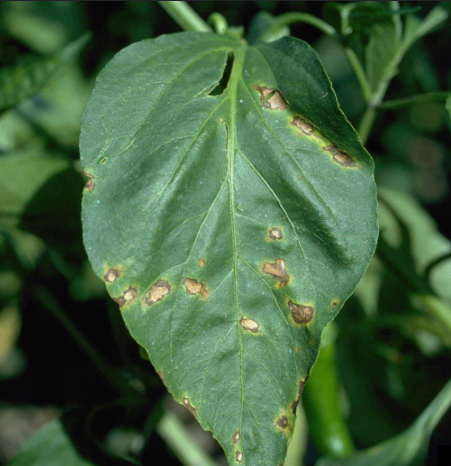
#> input picture data/sample_real_leaves/a-bellpepper-leaf.png, 451 x 466 px
$ python -i quality.py   (imports and definitions only)   (older library calls are emulated)
#> lines starting #> are read from the running program, lines starting #| are printed output that depends on the picture; after the words box and inside, x2 and y2 are one past the last pixel; in counts of white or black regions, pixels touching at a corner belong together
#> further down, picture is the input picture: shape (466, 451, 3); mean B, G, R 63.1, 98.1, 66.3
"""
Image Quality and Botanical Foliage Screening Utilities.
Performs Laplacian sharpness screening, illumination bounds checking,
and foliar chlorophyll ratio verification.
"""

from typing import Optional, Tuple
import cv2
import numpy as np


def assess_quality(
    image_cv: np.ndarray,
    min_bright: float = 40.0,
    max_bright: float = 220.0,
    blur_thresh: float = 80.0,
) -> Tuple[bool, float, float, Optional[str]]:
    """
    Evaluates image blur score (Laplacian variance on downscaled 512px representation)
    and mean grayscale illumination.
    """
    if len(image_cv.shape) != 3 or image_cv.size == 0:
        return False, 0.0, 0.0, "Corrupt or empty image buffer."

    h, w = image_cv.shape[:2]
    longer_side = max(h, w)
    if longer_side > 512:
        scale = 512.0 / float(longer_side)
        resized_w = round(w * scale)
        resized_h = round(h * scale)
        eval_img = cv2.resize(image_cv, (resized_w, resized_h), interpolation=cv2.INTER_AREA)
    else:
        eval_img = image_cv

    gray = cv2.cvtColor(eval_img, cv2.COLOR_BGR2GRAY) if len(eval_img.shape) == 3 else eval_img
    gray_arr = np.asarray(gray, dtype=np.float32)
    blur_score = float(cv2.Laplacian(gray, cv2.CV_64F).var())
    brightness = float(np.mean(gray_arr))

    if brightness < min_bright:
        return False, round(blur_score, 2), round(brightness, 2), f"CLEAR PHOTO NAHI HAI: Photo bahut andhere mein hai (brightness: {brightness:.1f} < {min_bright:.1f})."

    if brightness > max_bright:
        return False, round(blur_score, 2), round(brightness, 2), "CLEAR PHOTO NAHI HAI: Photo par dhoop/glare bahut zyada hai."

    if blur_score < blur_thresh:
        return False, round(blur_score, 2), round(brightness, 2), f"CLEAR PHOTO NAHI HAI: Photo bahut dhundhli (blurry) hai (sharpness: {blur_score:.1f} < {blur_thresh:.1f})."

    return True, round(blur_score, 2), round(brightness, 2), None


def verify_leaf_presence(
    image_cv: np.ndarray,
    min_foliage_ratio: float = 0.06,
    max_neutral_ratio: float = 0.70,
    min_contour_ratio: float = 0.03,
) -> Tuple[bool, float, Optional[str]]:
    """
    Verifies that the image contains valid plant foliage (chlorophyll base, rust, or necrotic foliar spots)
    and rejects document scans, paper receipts, screenshots, and non-plant objects.
    """
#> called with min_foliage_ratio = 0.06, max_neutral_ratio = 0.7, min_contour_ratio = 0.03
    if len(image_cv.shape) != 3:
        return False, 0.0, "Input image must be a 3-channel color photograph."

    h, w = image_cv.shape[:2]
#> h = 466; w = 451
    total_pixels = h * w
#> total_pixels = 210166
    b, g, r = [image_cv[:, :, i].astype(np.float32) for i in range(3)]
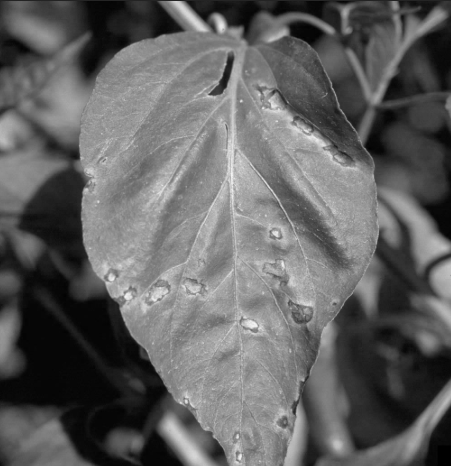
#> g: shape (466, 451) float32; min 0, max 244, mean 98.1
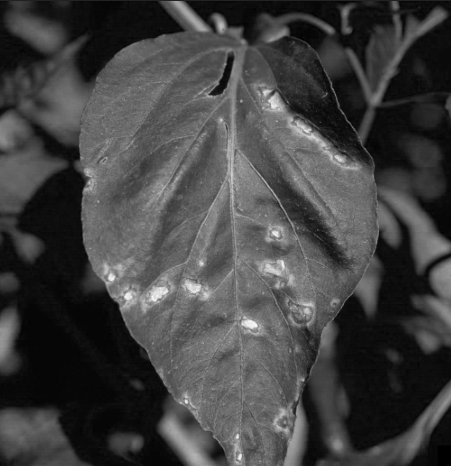
#> r: shape (466, 451) float32; min 0, max 249, mean 66.3
    hsv = cv2.cvtColor(image_cv, cv2.COLOR_BGR2HSV)
#> hsv: shape (466, 451, 3); mean H, S, V 56.9, 108.6, 98.3

    # 1. Excess Green index: ExG = 2G - R - B
    exg = 2 * g - r - b
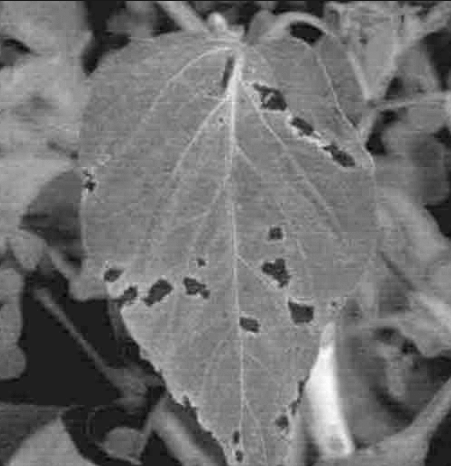
#> exg: shape (466, 451) float32; min -26, max 183, mean 66.8; drawn with min black and max white
    green_foliage = (exg > 5.0) & (g >= b - 10) & (g >= r - 10) & (hsv[:, :, 1] >= 35) & (hsv[:, :, 2] >= 35)
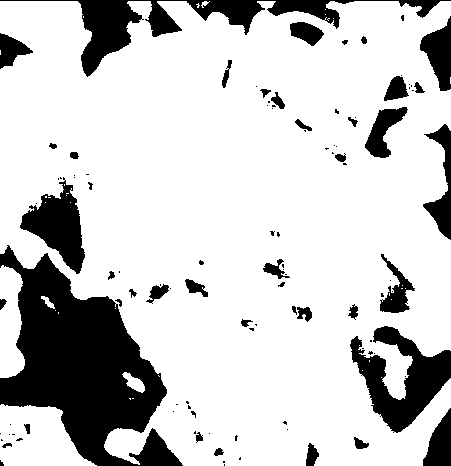
#> green_foliage: shape (466, 451) bool; 79.4% white; 106 black regions (64 under 20 px), largest, box (x1, y1, x2, y2) and area: (0, 245, 183, 466) 19646, (0, 0, 451, 77) 6258, (350, 326, 451, 433) 4861
    veg_foliage = (hsv[:, :, 0] >= 28) & (hsv[:, :, 0] <= 90) & (hsv[:, :, 1] >= 40) & (hsv[:, :, 2] >= 40)
#> veg_foliage: shape (466, 451) bool; 76.7% white; 93 black regions (46 under 20 px), largest, box (x1, y1, x2, y2) and area: (0, 243, 183, 466) 20330, (0, 0, 451, 77) 6809, (348, 325, 451, 436) 5781
    chlorophyll_base = green_foliage | veg_foliage

    # 2. Rust & necrotic diseased leaf tissue
    k_leaf = cv2.getStructuringElement(cv2.MORPH_ELLIPSE, (15, 15))
    dilated_leaf = cv2.dilate(chlorophyll_base.astype(np.uint8), k_leaf) > 0
#> dilated_leaf: shape (466, 451) bool; 90.8% white; 24 black regions (6 under 20 px), largest, box (x1, y1, x2, y2) and area: (0, 265, 160, 466) 12418, (370, 357, 451, 425) 1494, (87, 0, 126, 65) 1387
    rust_foliage = (hsv[:, :, 0] >= 10) & (hsv[:, :, 0] <= 26) & (hsv[:, :, 1] >= 80) & (hsv[:, :, 2] >= 70) & dilated_leaf
#> rust_foliage: shape (466, 451) bool; 0.59% white; 44 white regions (30 under 20 px), largest, box (x1, y1, x2, y2) and area: (291, 304, 313, 322) 245, (263, 263, 290, 287) 216, (187, 279, 208, 298) 176
    necrotic_spots = (hsv[:, :, 0] >= 10) & (hsv[:, :, 0] <= 35) & (hsv[:, :, 1] >= 30) & (hsv[:, :, 2] >= 30) & (hsv[:, :, 2] <= 160) & dilated_leaf
#> necrotic_spots: shape (466, 451) bool; 1.5% white; 80 white regions (55 under 20 px), largest, box (x1, y1, x2, y2) and area: (287, 300, 314, 326) 410, (0, 321, 16, 359) 378, (323, 144, 355, 167) 225

    foliage = chlorophyll_base | rust_foliage | necrotic_spots
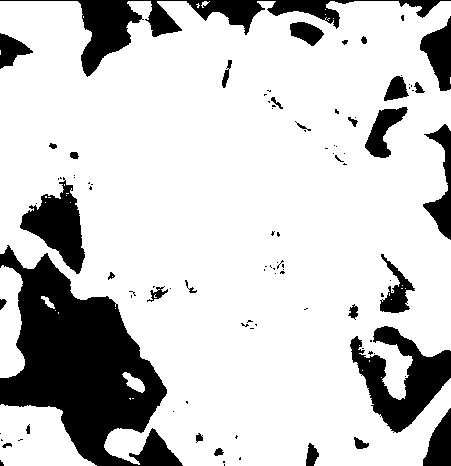
#> foliage: shape (466, 451) bool; 79.9% white; 100 black regions (67 under 20 px), largest, box (x1, y1, x2, y2) and area: (0, 245, 183, 466) 19635, (0, 0, 451, 77) 6258, (350, 326, 451, 433) 4861
    foliage_pixels = np.count_nonzero(foliage)
#> foliage_pixels = 167886
    foliage_ratio = float(foliage_pixels) / float(total_pixels)
#> foliage_ratio = 0.799

    # 3. Neutral gray/white pixel detector (documents, web pages, walls)
    neutral = (np.abs(r - g) < 14) & (np.abs(g - b) < 14) & (np.abs(r - b) < 14)
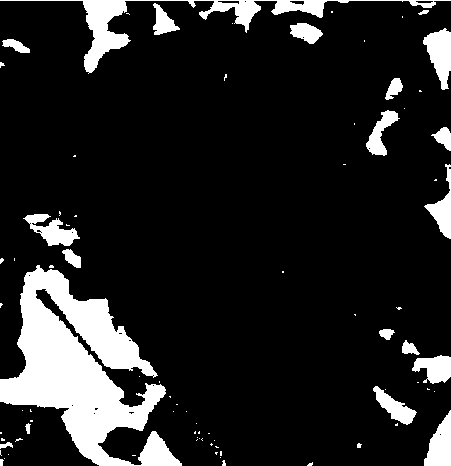
#> neutral: shape (466, 451) bool; 13.5% white; 82 white regions (61 under 20 px), largest, box (x1, y1, x2, y2) and area: (0, 265, 182, 466) 16423, (0, 0, 451, 74) 3760, (423, 28, 451, 90) 1043
    neutral_ratio = float(np.count_nonzero(neutral)) / float(total_pixels)
#> neutral_ratio = 0.135

    if foliage_ratio < min_foliage_ratio:
        return False, round(foliage_ratio, 4), "NOT A LEAF: The uploaded image does not contain a crop leaf. Please upload a clear photo of a plant or crop leaf. (Yeh kisi fasal ki patti nahi hai! Kripya kisi fasal ki patti ki saaf photo upload karein.)"

    if neutral_ratio > max_neutral_ratio and foliage_ratio < 0.15:
        return False, round(foliage_ratio, 4), "NOT A LEAF: This appears to be a document or screenshot. Please upload a clear photo of a crop leaf. (Yeh document ya screenshot lag raha hai. Kripya kisi fasal ki patti ki photo upload karein.)"

    # 4. Contour morphology clean-up
    foliage_mask = foliage.astype(np.uint8) * 255
    k = cv2.getStructuringElement(cv2.MORPH_ELLIPSE, (5, 5))
    foliage_clean = cv2.morphologyEx(foliage_mask, cv2.MORPH_OPEN, k)
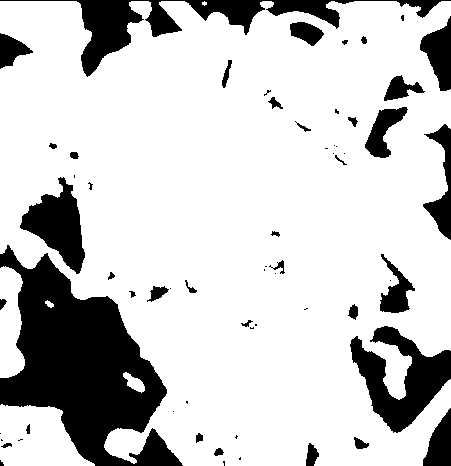
#> foliage_clean: shape (466, 451); 79.5% white; 63 black regions (27 under 20 px)
    contours, _ = cv2.findContours(foliage_clean, cv2.RETR_EXTERNAL, cv2.CHAIN_APPROX_SIMPLE)
#> contours = 6 contours, 1 with area under 20; largest, box (x1, y1, x2, y2) and area: (0, 1, 451, 466) 166412, (0, 404, 95, 466) 4110, (0, 266, 25, 378) 2033, (123, 372, 145, 393) 202, (45, 300, 54, 308) 30
    if not contours:
        return False, round(foliage_ratio, 4), "NOT A LEAF: Foliar structure not recognized. Please upload a clear photo of a crop leaf."

    largest_c = max(contours, key=cv2.contourArea)
#> largest_c = contour of 1174 points, box (x1, y1, x2, y2) (0, 1, 451, 466), area 166412
    largest_area_ratio = float(cv2.contourArea(largest_c)) / float(total_pixels)
#> largest_area_ratio = 0.792
    if largest_area_ratio < min_contour_ratio:
        return False, round(foliage_ratio, 4), "NOT A LEAF: No dominant leaf structure detected. Please upload a close-up photo of the leaf."

    return True, round(foliage_ratio, 4), None

>>> import cv2
>>> picture = cv2.imread('../../data/sample_real_leaves/a-bellpepper-leaf.png')
>>> result = verify_leaf_presence(picture)

$ run again, on data/sample_real_leaves/a-cotton-leaf.png
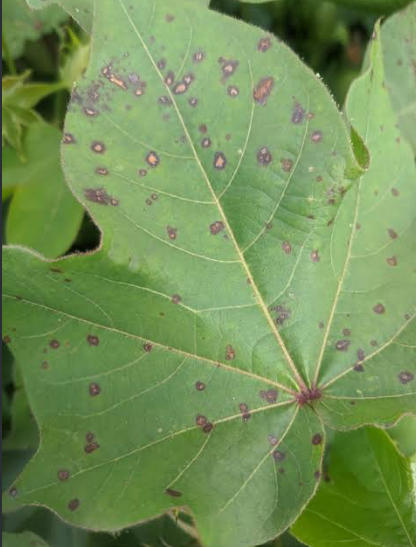
#> input picture data/sample_real_leaves/a-cotton-leaf.png, 416 x 547 px
#> picture is the input picture: shape (547, 416, 3); mean B, G, R 87, 144.5, 115.1
#> hsv: shape (547, 416, 3); mean H, S, V 45.7, 108.5, 144.9
#> green_foliage: shape (547, 416) bool; 96.4% white; 109 black regions (50 under 20 px), largest, box (x1, y1, x2, y2) and area: (0, 0, 10, 547) 1179, (282, 11, 309, 44) 521, (285, 374, 322, 407) 481
#> veg_foliage: shape (547, 416) bool; 95% white; 129 black regions (57 under 20 px), largest, box (x1, y1, x2, y2) and area: (0, 0, 10, 547) 1238, (273, 10, 311, 55) 775, (279, 356, 323, 407) 621
#> dilated_leaf: shape (547, 416) bool; 100% white; black in thin lines or dots, all inside (x1, y1, x2, y2) = (292, 31, 302, 36)
#> rust_foliage: shape (547, 416) bool; 0.44% white; 84 white regions (71 under 20 px), largest, box (x1, y1, x2, y2) and area: (347, 45, 359, 62) 171, (293, 391, 323, 407) 101, (227, 347, 234, 360) 57
#> necrotic_spots: shape (547, 416) bool; 3.2% white; 229 white regions (152 under 20 px), largest, box (x1, y1, x2, y2) and area: (156, 505, 203, 547) 506, (345, 34, 363, 64) 372, (290, 374, 328, 409) 338
#> foliage: shape (547, 416) bool; 97.3% white; 116 black regions (70 under 20 px), largest, box (x1, y1, x2, y2) and area: (0, 0, 10, 547) 1179, (282, 11, 309, 44) 521, (69, 230, 98, 252) 324
#> foliage_pixels = 221500
#> foliage_ratio = 0.973
#> in verify_leaf_presence, `neutral = (np.abs(r - g) < 14) & (np.abs(g - b) < 14) & (np.abs(r - b)..`:
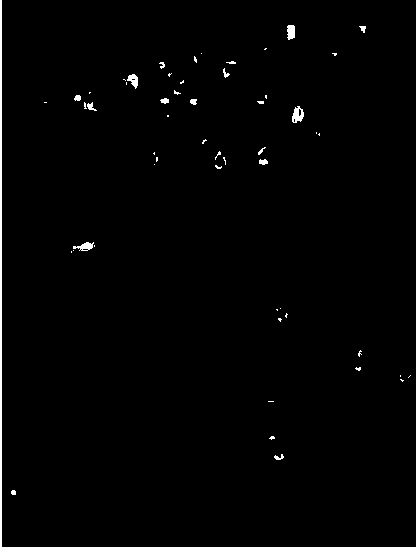
#> neutral: shape (547, 416) bool; 0.96% white; 55 white regions (38 under 20 px), largest, box (x1, y1, x2, y2) and area: (0, 0, 2, 547) 1094, (292, 106, 304, 123) 131, (287, 25, 295, 40) 104
#> neutral_ratio = 0.00957
#> in verify_leaf_presence, `foliage_clean = cv2.morphologyEx(foliage_mask, cv2.MORPH_OPEN, k)`:
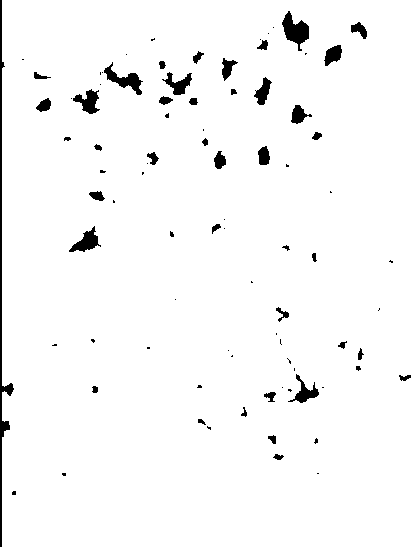
#> foliage_clean: shape (547, 416); 97.1% white; 86 black regions (45 under 20 px)
#> contours = 1 contour; box (x1, y1, x2, y2) and area: (2, 0, 416, 547) 225291
#> largest_c = contour of 55 points, box (x1, y1, x2, y2) (2, 0, 416, 547), area 225291
#> largest_area_ratio = 0.99

$ run again, on data/sample_real_leaves/a-grapes-leaf.png
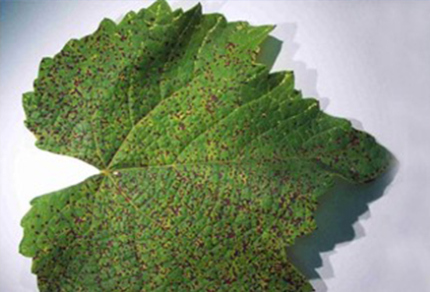
#> input picture data/sample_real_leaves/a-grapes-leaf.png, 430 x 292 px
#> picture is the input picture: shape (292, 430, 3); mean B, G, R 114.3, 143.2, 130.5
#> hsv: shape (292, 430, 3); mean H, S, V 69.5, 87.1, 147.9
#> green_foliage: shape (292, 430) bool; 61.9% white; 196 black regions (164 under 20 px), largest, box (x1, y1, x2, y2) and area: (167, 0, 430, 292) 31253, (0, 0, 156, 292) 14680, (168, 206, 180, 216) 63
#> veg_foliage: shape (292, 430) bool; 58.4% white; 304 black regions (244 under 20 px), largest, box (x1, y1, x2, y2) and area: (167, 0, 430, 292) 33078, (0, 0, 156, 292) 14894, (269, 260, 291, 276) 184
#> dilated_leaf: shape (292, 430) bool; 69.6% white; 3 black regions, box (x1, y1, x2, y2) and area: (206, 0, 430, 292) 27438, (0, 0, 144, 292) 10661, (175, 0, 189, 2) 22
#> rust_foliage: shape (292, 430) bool; 1.8% white in thin lines or dots, all inside (x1, y1, x2, y2) = (31, 33, 337, 292)
#> necrotic_spots: shape (292, 430) bool; 11.4% white; 315 white regions (170 under 20 px), largest, box (x1, y1, x2, y2) and area: (263, 222, 306, 292) 922, (80, 149, 133, 203) 718, (279, 178, 314, 233) 590
#> foliage: shape (292, 430) bool; 63.1% white; 86 black regions (81 under 20 px), largest, box (x1, y1, x2, y2) and area: (167, 0, 430, 292) 31253, (0, 0, 156, 292) 14678, (288, 252, 302, 264) 55, (365, 178, 374, 184) 34, (283, 278, 294, 284) 28
#> foliage_pixels = 79253
#> foliage_ratio = 0.631
#> in verify_leaf_presence, `neutral = (np.abs(r - g) < 14) & (np.abs(g - b) < 14) & (np.abs(r - b)..`:
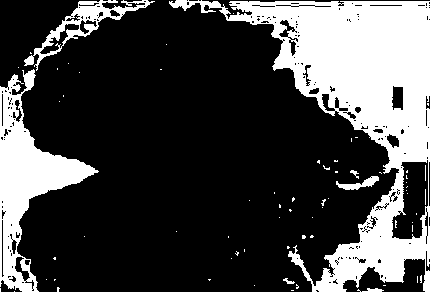
#> neutral: shape (292, 430) bool; 27.2% white; 70 white regions (63 under 20 px), largest, box (x1, y1, x2, y2) and area: (169, 0, 430, 292) 24721, (0, 69, 99, 292) 7099, (24, 0, 155, 71) 1672
#> neutral_ratio = 0.272
#> in verify_leaf_presence, `foliage_clean = cv2.morphologyEx(foliage_mask, cv2.MORPH_OPEN, k)`:
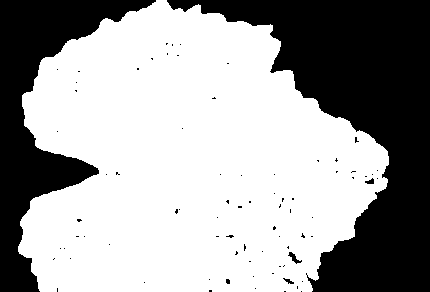
#> foliage_clean: shape (292, 430); 63% white; 80 black regions (75 under 20 px)
#> contours = 1 contour; box (x1, y1, x2, y2) and area: (18, 0, 389, 292) 78876
#> largest_c = contour of 577 points, box (x1, y1, x2, y2) (18, 0, 389, 292), area 78876
#> largest_area_ratio = 0.628

$ run again, on data/sample_real_leaves/a-maize-leaf.png
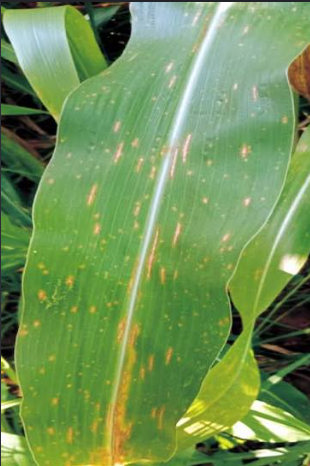
#> input picture data/sample_real_leaves/a-maize-leaf.png, 310 x 466 px
#> picture is the input picture: shape (466, 310, 3); mean B, G, R 86.6, 148.4, 114.3
#> hsv: shape (466, 310, 3); mean H, S, V 52.5, 117.2, 149.9
#> green_foliage: shape (466, 310) bool; 87% white; 108 black regions (52 under 20 px), largest, box (x1, y1, x2, y2) and area: (0, 0, 310, 466) 9168, (89, 371, 131, 466) 1674, (260, 296, 310, 340) 1114
#> veg_foliage: shape (466, 310) bool; 84% white; 104 black regions (48 under 20 px), largest, box (x1, y1, x2, y2) and area: (0, 0, 310, 466) 12570, (89, 371, 131, 466) 1679, (259, 296, 310, 341) 1221
#> chlorophyll_base: shape (466, 310) bool; 87% white; 107 black regions (51 under 20 px), largest, box (x1, y1, x2, y2) and area: (0, 0, 310, 466) 9168, (89, 371, 131, 466) 1660, (260, 296, 310, 340) 1114
#> dilated_leaf: shape (466, 310) bool; 98.8% white; 18 black regions (8 under 20 px), largest, box (x1, y1, x2, y2) and area: (293, 55, 310, 91) 366, (128, 0, 167, 23) 299, (5, 122, 49, 150) 230
#> rust_foliage: shape (466, 310) bool; 2.3% white; 72 white regions (46 under 20 px), largest, box (x1, y1, x2, y2) and area: (97, 371, 131, 466) 1300, (288, 44, 310, 101) 446, (147, 235, 158, 275) 156
#> necrotic_spots: shape (466, 310) bool; 3.3% white; 207 white regions (161 under 20 px), largest, box (x1, y1, x2, y2) and area: (288, 45, 310, 105) 444, (120, 352, 157, 460) 428, (1, 125, 49, 166) 297
#> foliage: shape (466, 310) bool; 89.6% white; 158 black regions (115 under 20 px), largest, box (x1, y1, x2, y2) and area: (0, 0, 310, 466) 8506, (260, 296, 310, 340) 1025, (255, 334, 310, 361) 768
#> foliage_pixels = 129410
#> foliage_ratio = 0.896
#> neutral: shape (466, 310) bool; 5.9% white; 61 white regions (30 under 20 px), largest, box (x1, y1, x2, y2) and area: (0, 0, 310, 466) 4488, (260, 323, 310, 353) 822, (275, 280, 310, 318) 586
#> neutral_ratio = 0.0592
#> in verify_leaf_presence, `foliage_clean = cv2.morphologyEx(foliage_mask, cv2.MORPH_OPEN, k)`:
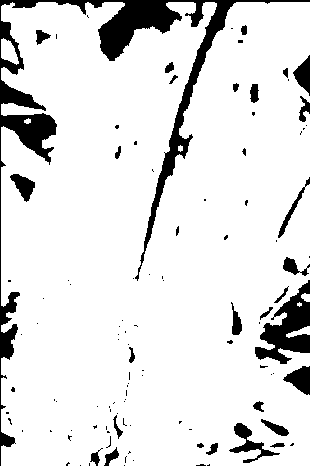
#> foliage_clean: shape (466, 310); 88.6% white; 110 black regions (79 under 20 px)
#> contours = 7 contours, 2 with area under 20; largest, box (x1, y1, x2, y2) and area: (1, 2, 310, 466) 129016, (1, 38, 19, 65) 272, (286, 326, 310, 338) 108, (301, 293, 310, 302) 47, (24, 118, 31, 124) 20
#> largest_c = contour of 1329 points, box (x1, y1, x2, y2) (1, 2, 310, 466), area 129016
#> largest_area_ratio = 0.893
